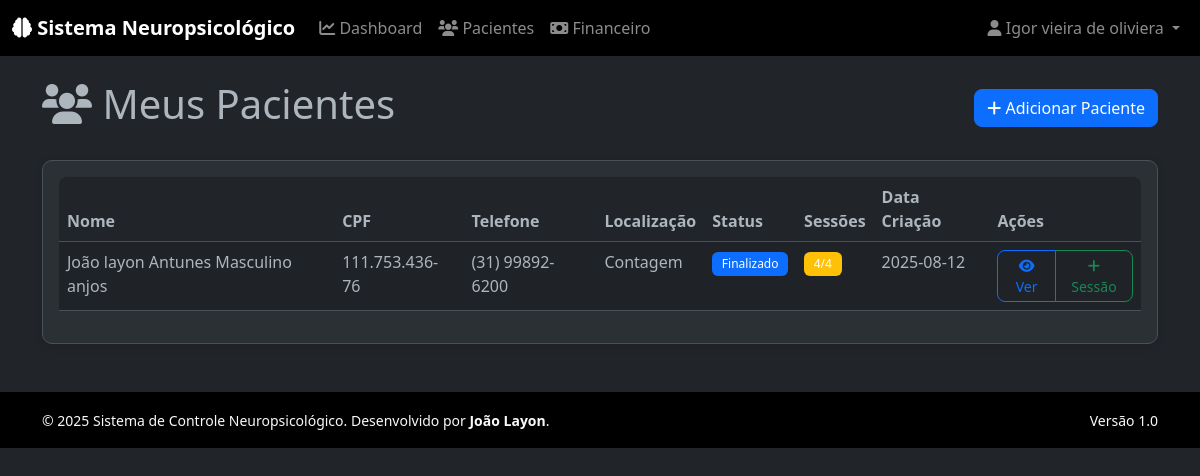
The app's page /medico/pacientes (signed in) with its own data.
### tables this page shows
CREATE TABLE pacientes (
                id INTEGER PRIMARY KEY AUTOINCREMENT,
                nome TEXT NOT NULL,
                cpf TEXT UNIQUE NOT NULL,
                data_nascimento DATE,
                telefone TEXT,
                email TEXT,
                endereco TEXT,
                localizacao TEXT NOT NULL,
                medico_id INTEGER,
                status TEXT DEFAULT 'ativo',
                data_criacao DATETIME DEFAULT CURRENT_TIMESTAMP,
                FOREIGN KEY (medico_id) REFERENCES medicos (id)
            );

### routes/medico.py (the view)
@medico_bp.route('/pacientes')
@medico_required
def pacientes():
    try:
        with get_db_connection() as conn:
            cursor = conn.cursor()
            medico_id = session.get('user_id')
            cursor.execute('''
                SELECT p.*,
                       COUNT(DISTINCT s.id) as total_sessoes,
                       COUNT(DISTINCT CASE WHEN s.realizada = 1 THEN s.id END) as sessoes_realizadas
                FROM pacientes p
                LEFT JOIN sessoes s ON p.id = s.paciente_id
                WHERE p.medico_id = ?
                GROUP BY p.id
                ORDER BY p.nome
            ''', (medico_id,))
            from sql_utils import rows_to_dicts
            pacientes_list = rows_to_dicts(cursor.fetchall())
            return render_template('medico/pacientes.html', pacientes=pacientes_list)
    except Exception as e:
        logging.error(f"Medico pacientes error: {e}")
        flash('Erro ao carregar pacientes', 'error')
        return render_template('medico/pacientes.html', pacientes=[])

### app.py (called while the page is built)
@app.context_processor
def inject_user():
    user_theme = 'dark'  # default
    if 'user_id' in session:
        try:
            from database import get_db_connection
            with get_db_connection() as conn:
                cursor = conn.cursor()
                cursor.execute('SELECT tema FROM preferencias_usuario WHERE user_id = ?', (session['user_id'],))
                pref = cursor.fetchone()
                user_theme = pref['tema'] if pref else 'dark'
        except Exception as e:
            logging.warning(f"Could not load user theme preference: {e}")
            pass
    return {
        'user_id': session.get('user_id'),
        'user_type': session.get('user_type'),
        'user_name': session.get('user_name'),
        'equipe_id': session.get('equipe_id'),
        'user_theme': user_theme
    }

### auth.py (called while the page is built)
def medico_required(f):
    from functools import wraps
    @wraps(f)
    def decorated_function(*args, **kwargs):
        if 'user_id' not in session or session.get('user_type') not in ['medico', 'admin', 'admin_equipe']:
            flash('Acesso negado. Login médico necessário.', 'error')
            return redirect(url_for('auth.login'))
        return f(*args, **kwargs)
    return decorated_function

### database.py (called while the page is built)
@contextmanager
def get_db_connection():
    conn = None
    try:
        conn = sqlite3.connect(DATABASE_PATH)
        conn.row_factory = sqlite3.Row  # This allows dict-like access to rows
        yield conn
    except Exception as e:
        if conn:
            conn.rollback()
        logging.error(f"Database error: {e}")
        raise
    finally:
        if conn:
            conn.close()

### sql_utils.py (called while the page is built)
def row_to_dict(row):
    if row is None:
        return None
    result = {}
    for key in row.keys():
        value = row[key]
        if isinstance(value, (int, float, str, bool)) or value is None:
            result[key] = value
        else:
            result[key] = str(value)
    return result

def rows_to_dicts(rows):
    if rows is None:
        return []
    return [row_to_dict(row) for row in rows if row is not None]

### templates/medico/pacientes.html (shortened to what this page needs)
{% extends "base.html" %}
{% block content %}
<div class="container">
    <div class="d-flex justify-content-between align-items-center mb-4">
        <h1><i class="fas fa-users"></i> Meus Pacientes</h1>
        <button class="btn btn-primary" data-bs-toggle="modal" data-bs-target="#addPacienteModal">
            <i class="fas fa-plus"></i> Adicionar Paciente
        </button>
    </div>
    <div class="card">
        <div class="card-body">
            <div class="table-responsive">
                <table class="table table-striped">
                    <thead>
                        <tr>
                            <th>Nome</th>
                            <th>CPF</th>
                            <th>Telefone</th>
                            <th>Localização</th>
                            <th>Status</th>
                            <th>Sessões</th>
                            <th>Data Criação</th>
                            <th>Ações</th>
                        </tr>
                    </thead>
                    <tbody>
                        {% for paciente in pacientes %}
                        <tr>
                            <td data-label="Nome">{{ paciente.nome }}</td>
                            <td data-label="CPF">{{ paciente.cpf }}</td>
                            <td data-label="Telefone">{{ paciente.telefone or '-' }}</td>
                            <td data-label="Localização">{{ paciente.localizacao }}</td>
                            <td data-label="Status">
                                <span class="badge bg-{{ 'success' if paciente.status == 'ativo' else ('primary' if paciente.status == 'finalizado' else 'secondary') }}">
                                    {{ paciente.status.title() }}
                                </span>
                            </td>
                            <td data-label="Sessões">
                                <span class="badge bg-{{ 'success' if paciente.sessoes_realizadas == 8 else ('warning' if paciente.sessoes_realizadas > 0 else 'secondary') }}">
                                    {{ paciente.sessoes_realizadas or 0 }}/{{ paciente.total_sessoes or 0 }}
                                </span>
                            </td>
                            <td data-label="Data Criação">{{ paciente.data_criacao[:10] if paciente.data_criacao else '' }}</td>
                            <td>
                                <div class="btn-group btn-group-sm">
                                    <a href="{{ url_for('medico.paciente_sessoes', paciente_id=paciente.id) }}" class="btn btn-outline-primary" title="Ver Sessões">
                                        <i class="fas fa-eye"></i> Ver
                                    </a>
                                    <a href="{{ url_for('sessoes.nova_sessao', paciente_id=paciente.id) }}" class="btn btn-outline-success" title="Nova Sessão">
                                        <i class="fas fa-plus"></i> Sessão
                                    </a>
                                </div>
                            </td>
                        </tr>
                        {% endfor %}
                    </tbody>
                </table>
            </div>
        </div>
    </div>
</div>
{% endblock %}

### static/css/themes.css (style rules this page uses)
[data-bs-theme="dark"] { --bs-bg-opacity: 1; color: #adb5bd; background-color: #212529; }
[data-bs-theme="dark"] .card { background-color: #2b3035; border-color: #495057; }
body, .card, .navbar, .table, .alert, .btn, .form-control, .form-select { transition: background-color 0.3s ease, color 0.3s ease, border-color 0.3s ease; }
.btn { border-radius: 0.375rem; }
.table th { font-weight: 600; }
.badge { font-weight: 500; }

### static/css/styles.css (style rules this page uses)
body { font-family: 'Segoe UI', Tahoma, Geneva, Verdana, sans-serif; }
.card { border-radius: 10px; box-shadow: 0 2px 10px rgba(0, 0, 0, 0.1); transition: transform 0.2s ease, box-shadow 0.2s ease; }
.btn { border-radius: 8px; font-weight: 500; transition: all 0.3s ease; }
.table th { font-weight: 600; border-top: none; }
.table-responsive { border-radius: 8px; overflow: hidden; }
.badge { font-weight: 500; padding: 0.5em 0.8em; }

### records on screen
pacientes: nome "João layon Antunes Masculino anjos", cpf "111.753.436-76", telefone "(31) 99892-6200", localizacao "Contagem", status "Finalizado", sessoes_realizadas "4", total_sessoes "4", data_criacao "2025-08-12"

### other values on screen
{{ user_name }} "Igor vieira de oliviera"
